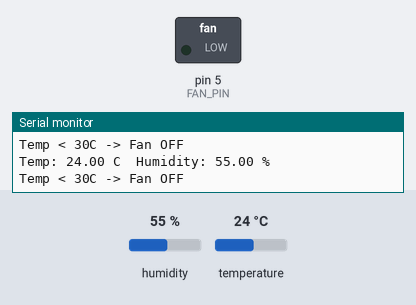
A sketch run on a simulated Arduino Uno, built with avr-gcc and run on an emulated ATmega328P. On the bench: switched loads named in the sketch (green lamp = pin HIGH), the last lines printed to the serial monitor. Inputs (shaded band) come from the test bench; at power-on: temperature 24 °C, humidity 55 %.

Above: at 2.8 s.
2.9 s: temperature set to 29.4 °C
5.6 s: temperature set to 30.5 °C
At 7.2 s:
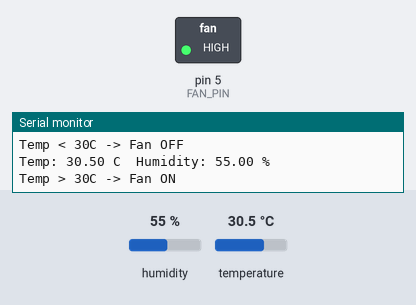
8.3 s: temperature set to 12 °C
At 10.8 s:
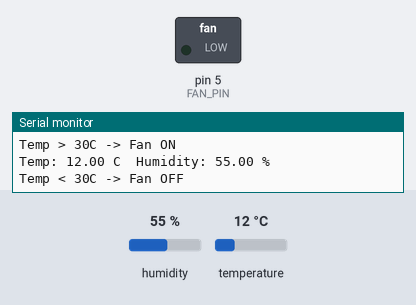
11.5 s: temperature set to 33 °C
At 12.5 s:
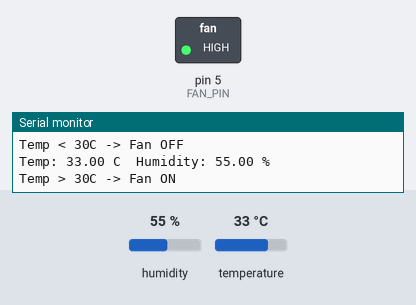
Timing chart, 0 to 14.5 s (numbered marks = the images above; inputs shaded):
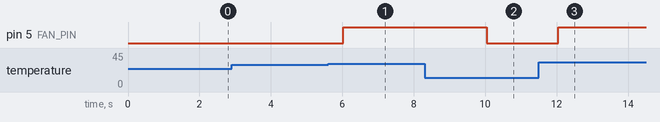

Measured:
- the behaviour switches between 30 and 30.1 °C on temperature (found by bisection; images 0 and 1)
- after the input at 5.6 s, pin 5 (FAN_PIN): LOW → HIGH after 0.43 s
- after the input at 8.3 s, pin 5 (FAN_PIN): HIGH → LOW after 1.7 s
- after the input at 11.5 s, pin 5 (FAN_PIN): LOW → HIGH after 0.55 s

The sketch:

fan_code.ino
```cpp
#include <DHT.h>

#define DHTPIN 4
#define DHTTYPE DHT22
#define FAN_PIN 5

DHT dht(DHTPIN, DHTTYPE);

void setup() {
  Serial.begin(115200);
  dht.begin();
  pinMode(FAN_PIN, OUTPUT);
  digitalWrite(FAN_PIN, LOW);
  Serial.println("Smart Temperature Controlled Fan Started");
}

void loop() {
  float temp = dht.readTemperature();
  float hum = dht.readHumidity();

  if (isnan(temp) || isnan(hum)) {
    Serial.println("DHT22 se reading nahi mili!");
    delay(2000);
    return;
  }

  Serial.print("Temp: ");
  Serial.print(temp);
  Serial.print(" C  Humidity: ");
  Serial.print(hum);
  Serial.println(" %");

  if (temp > 30) {
    digitalWrite(FAN_PIN, HIGH);
    Serial.println("Temp > 30C -> Fan ON");
  } else {
    digitalWrite(FAN_PIN, LOW);
    Serial.println("Temp < 30C -> Fan OFF");
  }

  delay(2000);
}
```
